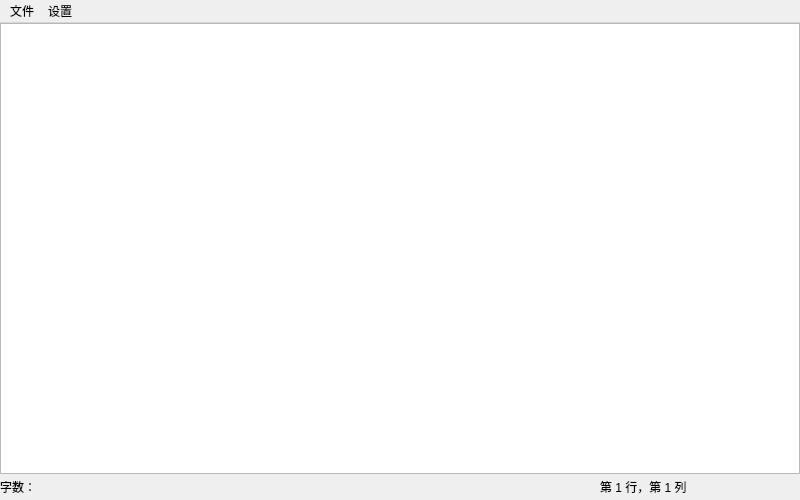
<?xml version="1.0" encoding="UTF-8"?>
<ui version="4.0">
 <class>MainWindow</class>
 <widget class="QMainWindow" name="MainWindow">
  <property name="geometry">
   <rect>
    <x>0</x>
    <y>0</y>
    <width>800</width>
    <height>500</height>
   </rect>
  </property>
  <property name="sizePolicy">
   <sizepolicy hsizetype="Expanding" vsizetype="Expanding">
    <horstretch>0</horstretch>
    <verstretch>0</verstretch>
   </sizepolicy>
  </property>
  <property name="windowTitle">
   <string>MainWindow</string>
  </property>
  <property name="styleSheet">
   <string notr="true"/>
  </property>
  <widget class="QWidget" name="centralwidget">
   <property name="enabled">
    <bool>true</bool>
   </property>
   <property name="sizePolicy">
    <sizepolicy hsizetype="Expanding" vsizetype="Expanding">
     <horstretch>0</horstretch>
     <verstretch>0</verstretch>
    </sizepolicy>
   </property>
   <layout class="QVBoxLayout" name="verticalLayout">
    <property name="spacing">
     <number>0</number>
    </property>
    <property name="leftMargin">
     <number>0</number>
    </property>
    <property name="topMargin">
     <number>0</number>
    </property>
    <property name="rightMargin">
     <number>0</number>
    </property>
    <property name="bottomMargin">
     <number>0</number>
    </property>
    <item>
     <widget class="QTextEdit" name="textEditor"/>
    </item>
    <item>
     <widget class="QWidget" name="widget_info" native="true">
      <property name="sizePolicy">
       <sizepolicy hsizetype="Expanding" vsizetype="Fixed">
        <horstretch>0</horstretch>
        <verstretch>0</verstretch>
       </sizepolicy>
      </property>
      <property name="minimumSize">
       <size>
        <width>200</width>
        <height>26</height>
       </size>
      </property>
      <property name="maximumSize">
       <size>
        <width>16777215</width>
        <height>26</height>
       </size>
      </property>
      <layout class="QHBoxLayout" name="horizontalLayout">
       <property name="spacing">
        <number>0</number>
       </property>
       <property name="leftMargin">
        <number>0</number>
       </property>
       <property name="topMargin">
        <number>0</number>
       </property>
       <property name="rightMargin">
        <number>0</number>
       </property>
       <property name="bottomMargin">
        <number>0</number>
       </property>
       <item>
        <widget class="QLabel" name="label_counting">
         <property name="minimumSize">
          <size>
           <width>120</width>
           <height>26</height>
          </size>
         </property>
         <property name="maximumSize">
          <size>
           <width>120</width>
           <height>26</height>
          </size>
         </property>
         <property name="text">
          <string>字数：</string>
         </property>
        </widget>
       </item>
       <item>
        <spacer name="horizontalSpacer">
         <property name="orientation">
          <enum>Qt::Orientation::Horizontal</enum>
         </property>
         <property name="sizeHint" stdset="0">
          <size>
           <width>40</width>
           <height>20</height>
          </size>
         </property>
        </spacer>
       </item>
       <item>
        <widget class="QLabel" name="label_location">
         <property name="sizePolicy">
          <sizepolicy hsizetype="Fixed" vsizetype="Fixed">
           <horstretch>0</horstretch>
           <verstretch>0</verstretch>
          </sizepolicy>
         </property>
         <property name="minimumSize">
          <size>
           <width>200</width>
           <height>26</height>
          </size>
         </property>
         <property name="maximumSize">
          <size>
           <width>200</width>
           <height>26</height>
          </size>
         </property>
         <property name="text">
          <string>第 1 行，第 1 列</string>
         </property>
        </widget>
       </item>
      </layout>
     </widget>
    </item>
   </layout>
  </widget>
  <widget class="QMenuBar" name="menuBar">
   <property name="geometry">
    <rect>
     <x>0</x>
     <y>0</y>
     <width>800</width>
     <height>22</height>
    </rect>
   </property>
   <widget class="QMenu" name="menu_file">
    <property name="title">
     <string>文件</string>
    </property>
    <addaction name="action_new"/>
    <addaction name="action_open"/>
    <addaction name="separator"/>
    <addaction name="action_save"/>
    <addaction name="action_saveAs"/>
   </widget>
   <widget class="QMenu" name="menu">
    <property name="title">
     <string>设置</string>
    </property>
    <addaction name="action"/>
   </widget>
   <addaction name="menu_file"/>
   <addaction name="menu"/>
  </widget>
  <action name="action_new">
   <property name="text">
    <string>新建</string>
   </property>
  </action>
  <action name="action_open">
   <property name="text">
    <string>打开</string>
   </property>
  </action>
  <action name="action_save">
   <property name="text">
    <string>保存</string>
   </property>
  </action>
  <action name="action_saveAs">
   <property name="text">
    <string>另存为</string>
   </property>
  </action>
  <action name="action">
   <property name="text">
    <string>默认文件目录</string>
   </property>
  </action>
 </widget>
 <resources/>
 <connections/>
</ui>
